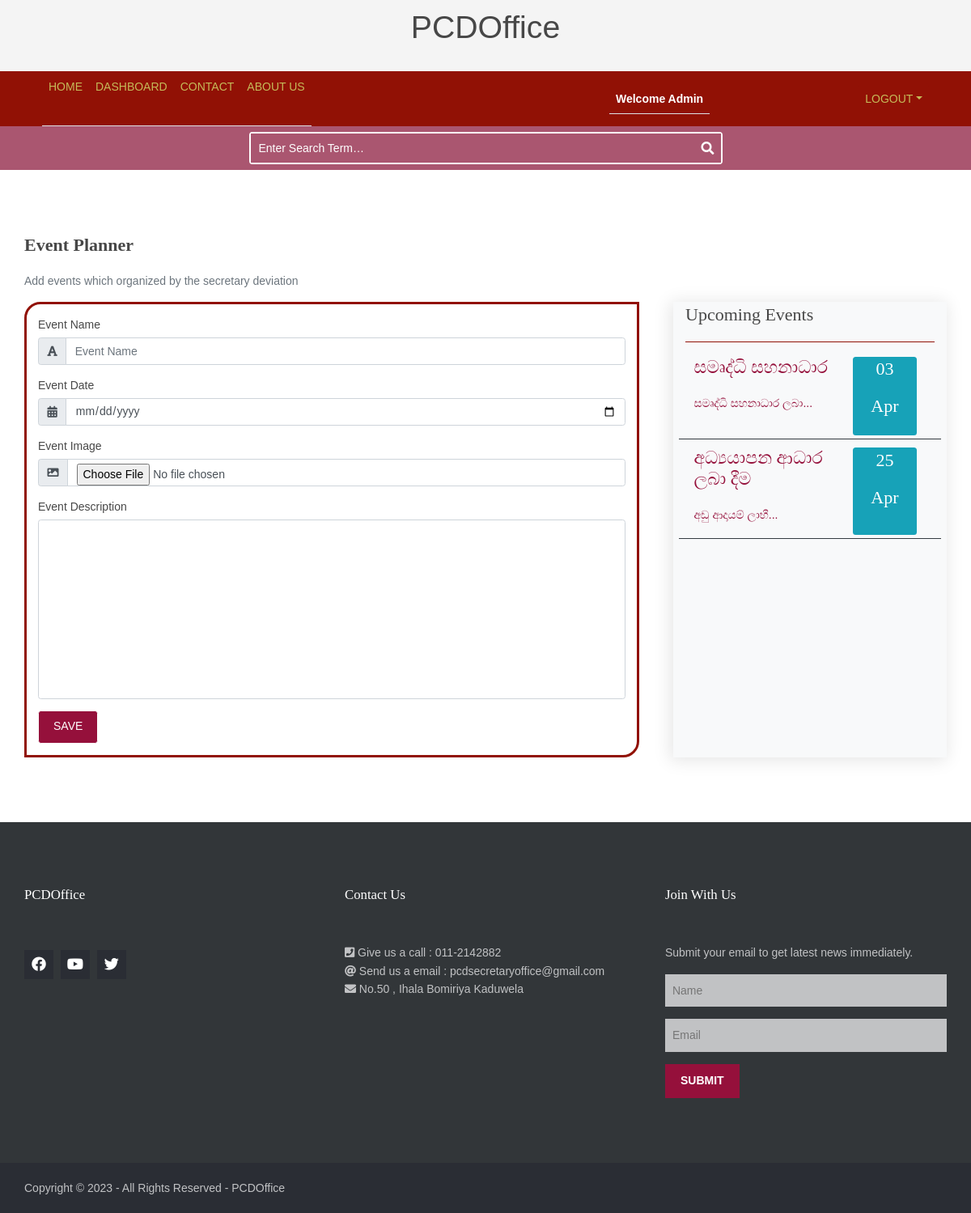
/event.php (signed in), run on the app's committed database.
### tables this page shows
CREATE TABLE `events` (
  `e_id` int(11) NOT NULL,
  `e_name` varchar(50) NOT NULL,
  `e_date` date NOT NULL,
  `e_image` varchar(500) NOT NULL,
  `e_description` varchar(500) NOT NULL,
  `e_postDate` datetime NOT NULL DEFAULT current_timestamp()
);

### event.php (the view, shortened to what this page needs)
<?php
include 'support/header.php';
?>
<?php
if (isset($_SESSION["EVENT_ID"])) {
    $id = $_SESSION["EVENT_ID"];
    unset($_SESSION["EVENT_ID"]);
    $sql = "SELECT * FROM events WHERE e_id ='$id'";
    $result = mysqli_query($conn, $sql);
    if ($result) {
        $event = mysqli_fetch_assoc($result);
?>
        <div class="container">
            <div class="card">
                <div class="card-header">
                    <h1 class="text-center" style="font-family: 'Segoe UI', Tahoma, Geneva, Verdana, sans-serif;"><?php echo $event["e_name"]; ?></h1>
                </div>
                <img src="uploadFiles/images/<?php echo $event["e_image"]; ?>" alt="Event Image" class="card-img-top" style="transform: none;">
                <div class="card-body">
                    <div class="row">
                        <h6 style="font-size: 1em; font-family: 'Segoe UI', Tahoma, Geneva, Verdana, sans-serif;">Post date:<?php echo $event["e_postDate"]; ?> </h6>
                    </div>
                    <div class="card-text">
                        <p><?php echo $event["e_description"]; ?></p>
                    </div>
                </div>
                <div class="card-footer">
                    <h1 style="font-size: 1em; font-family: 'Segoe UI', Tahoma, Geneva, Verdana, sans-serif;">Event Date: <?php echo $event["e_date"]; ?></h1>
                </div>
            </div>
            <div class="row m-1 justify-content-center">
                <div class="col">
                    <form action="php/event-add.php" method="GET">
                        <input type="hidden" name="edit_id" value="<?php echo $event["e_id"]; ?>">
                        <input type="submit" class="btn btn-success" name="event_edit" id="event_edit" style="background:green; " value="Edit">
                    </form>
                </div>
            </div>
            <div class="row m-1 justify-content-center">
                <div class="col">
                    <form action="php/event-add.php" method="GET">
                        <input type="hidden" name="delete_id" value="<?php echo $event["e_id"]; ?>">
                        <input type="submit" class="btn btn-success" value="Delete" name="event_delete" id="event_delete" onclick="return confirm('Are you sure to delete this event?');">
                    </form>
                </div>
            </div>
        </div>
        <?php
        include 'support/footer.php';
        ?>
    <?php
    } else {
        die("Error" . mysqli_error());
    }
} else {
    ?>
    <body>
        <div class="container">
            <div class="m-2 m-md-0">
                <h1 class="font-weight-bold event_topic">Event planner</h1>
                <p class="text-muted">Add events which organized by the secretary deviation</p>
            </div>
            <div class="row m-2 m-lg-0 justify-content-md-center">
                <form method="post" action="php/event-add.php" enctype="multipart/form-data" onsubmit="return validateForm()" class="event_form col-lg-8" style="font-family: 'Lucida Sans', 'Lucida Sans Regular', 'Lucida Grande', 'Lucida Sans Unicode', Geneva, Verdana, sans-serif;">
                    <div>
                        <div class="form-group ">
                            <label for="event_name">Event Name</label>
                            <div class="input-group">
                                <div class="input-group-prepend">
                                    <div class="input-group-text"><i class="fa fa-font"></i></div>
                                </div>
                                <input type="text" name="event_name" id="event_name" class="form-control" value="<?php if (isset($edit_event)) {
                                                                                                                        echo $edit_event['e_name'];
                                                                                                                    } ?>" placeholder="Event Name" />
                            </div>
                        </div>
                        <div class="form-group">
                            <label for="event_date">Event Date</label>
                            <div class="input-group">
                                <div class="input-group-prepend">
                                    <div class="input-group-text"><i class="fa fa-calendar-alt"></i></div>
                                </div>
                                <input type="date" name="event_date" id="event_date" value="<?php if (isset($edit_event)) {
                                                                                                echo $edit_event['e_date'];
                                                                                            } ?>" class="form-control" />
                            </div>
                        </div>
                        <div class="form-group">
                            <label for="event_image">Event Image</label>
                            <div class="input-group">
                                <div class="input-group-prepend">
                                    <div class="input-group-text"><i class="fa fa-image"></i></div>
                                </div>
                                <input type="file" name="event_image" value="<?php if (isset($edit_event)) {
                                                                                    echo $edit_event['e_image'];
                                                                                } ?>" id="event_image" class="form-control" />
                            </div>
                        </div>
                        <div class="form-group">
                            <label for="event_description">Event Description</label>
                            <div class="input-group">
                                <textarea class="form-control" name="event_description" id="event_description" cols="0" rows="10"><?php if (isset($edit_event)) {
                                                                                                                                    } ?> </textarea>
                            </div>
                        </div>
                        <div>
                            <input class="btn" type="submit" name="<?php if (isset($edit_event)) {
                                                                        echo 'event_update';
                                                                    } else {
                                                                        echo 'event_save';
                                                                    } ?>" value="<?php if (isset($edit_event)) {
                                                                                                                                                                echo 'Update';
                                                                                                                                                            } else {
                                                                                                                                                                echo 'Save';
                                                                                                                                                            } ?>">
                        </div>
                    </div>
                </form>
                <div class="bg-light col ml-lg-5 mt-lg-0 mt-3 event_side_main ">
                    <div class="event_side">
                        <div class="topic_line">
                            <h1 class="font-weight-lighter mt-1">Upcoming Events</h1>
                        </div>
                        <div class="upcoming_events p-2 mt-2">
                            <?php
                            $events = array();
                            $sql = "SELECT * FROM events LIMIT 5";
                            $result = mysqli_query($conn, $sql);
                            while ($row = mysqli_fetch_object($result)) {
                                $events[] = $row;
                            }
                            if (count($events) > 0) {
                                foreach ($events as $event) {
                                    $date = $event->e_date;
                                    $month = date('M', strtotime($date));
                                    $day = date('d', strtotime($date));
                                    $description = $event->e_description;
                            ?>
                                    <a href="php/event-add.php?view_id=<?php echo $event->e_id; ?>" class="text-decoration-none">
                                        <div class=" row upcoming_event mb-2 border-bottom border-dark p-1">
                                            <div class="col-8">
                                                <h1><?php echo $event->e_name ?></h1>
                                                <p> <?php echo implode(' ', array_slice(explode(' ', $description), 0, 3)) ?>...</p>
                                            </div>
                                            <div class="col-3 badge badge-info">
                                                <h1><?php echo $day ?></h1>
                                                <h1><?php echo $month ?></h1>
                                            </div>
                                        </div>
                                    </a>
                                <?php
                                }
                            }
                                ?>
                                </div>
                        </div>
                    </div>
                </div>
            </div>
            <?php
            include 'support/footer.php';
            ?>
        <?php
    }
        ?>

### layout/styles/layout.css (style rules this page uses)
.container { padding: 80px 0; }
body { color: #474747; background-color: #ffffff; }
a { color: #95103b; }
.btn, .btn.inverse:hover { color: #ffffff; background-color: #95103b; border-color: #95103b; }
.event_topic { font-family: Cambria, Cochin, Georgia, Times, "Times New Roman", serif; }
.event_form { padding: 1em; border: solid #911105; border-radius: 20px 0 20px 0; }
.event_side_main { box-shadow: -2px 2px 20px 2px rgba(0, 0, 0, 0.1); width: 100%; }
.topic_line { width: 100%; height: auto; border-bottom: 1px solid #911105; }

### layout/styles/framework.css (style rules this page uses)
html { overflow-y:scroll; overflow-x:hidden; }
html, body { margin:0; padding:0; font-size:14px; line-height:1.6em; }
*, *::before, *::after { box-sizing:border-box; }
.btn { display:inline-block; padding:8px 18px 10px; text-transform:uppercase; border:1px solid; }
a { outline:none; text-decoration:none; }
body, input, textarea, select { font-family:Verdana, Geneva, sans-serif; }
h1, h2, h3, h4, h5, h6, .heading { font-family:Georgia, "Times New Roman", Times, serif; }
form, fieldset, legend { margin:0; padding:0; border:none; }
label, input, textarea, select, button { display:block; resize:none; outline:none; color:inherit; font-size:inherit; font-family:inherit; vertical-align:middle; }
label { margin-bottom:5px; }
::placeholder { opacity:1; }
h1, h2, h3, h4, h5, h6, .heading { margin:0 0 20px 0; font-size:22px; line-height:normal; font-weight:normal; text-transform:capitalize; }

### data on the page
events: e_name "සමෘද්ධි සහනාධාර", e_description "සමෘද්ධි සහනාධාර ලබා", e_date "03", e_date "Apr"
events: e_name "අධ්‍යයාපන ආධාර ලබා දීම", e_description "අඩු ආදායම් ලාභී", e_date "25", e_date "Apr"

### other printed values
$_SESSION['username'] "Admin"
